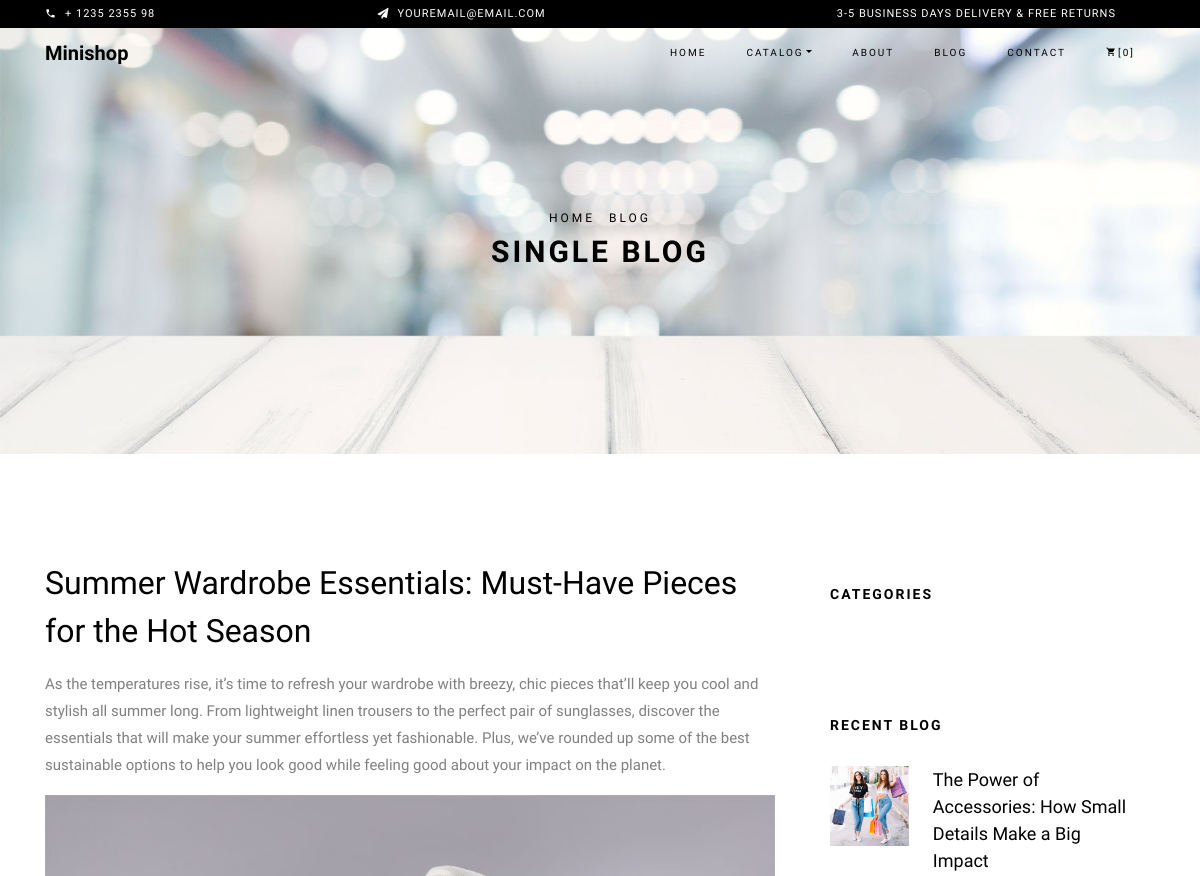
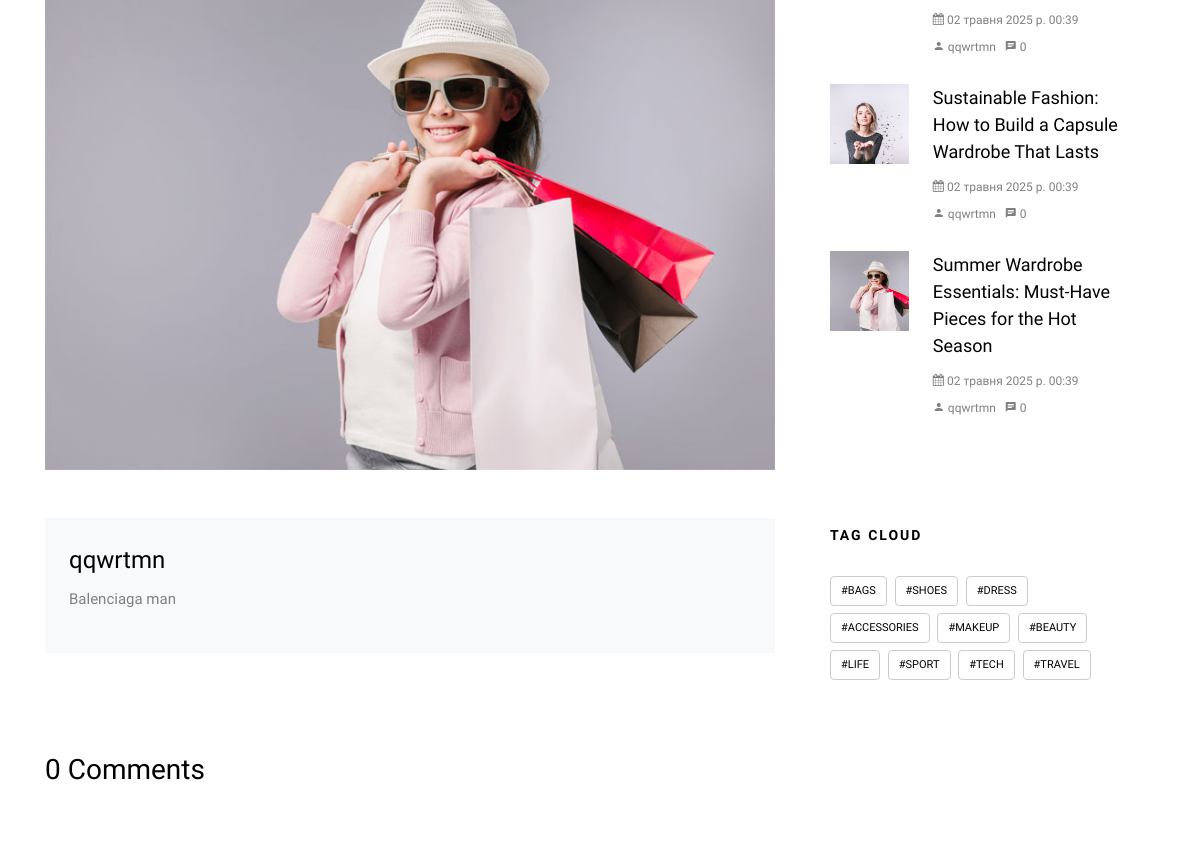
The app's page /blog/blog-single/Summer Wardrobe Essentials: Must-Have Pieces for the Hot Season (upper part), older data (2 pictures, top to bottom).
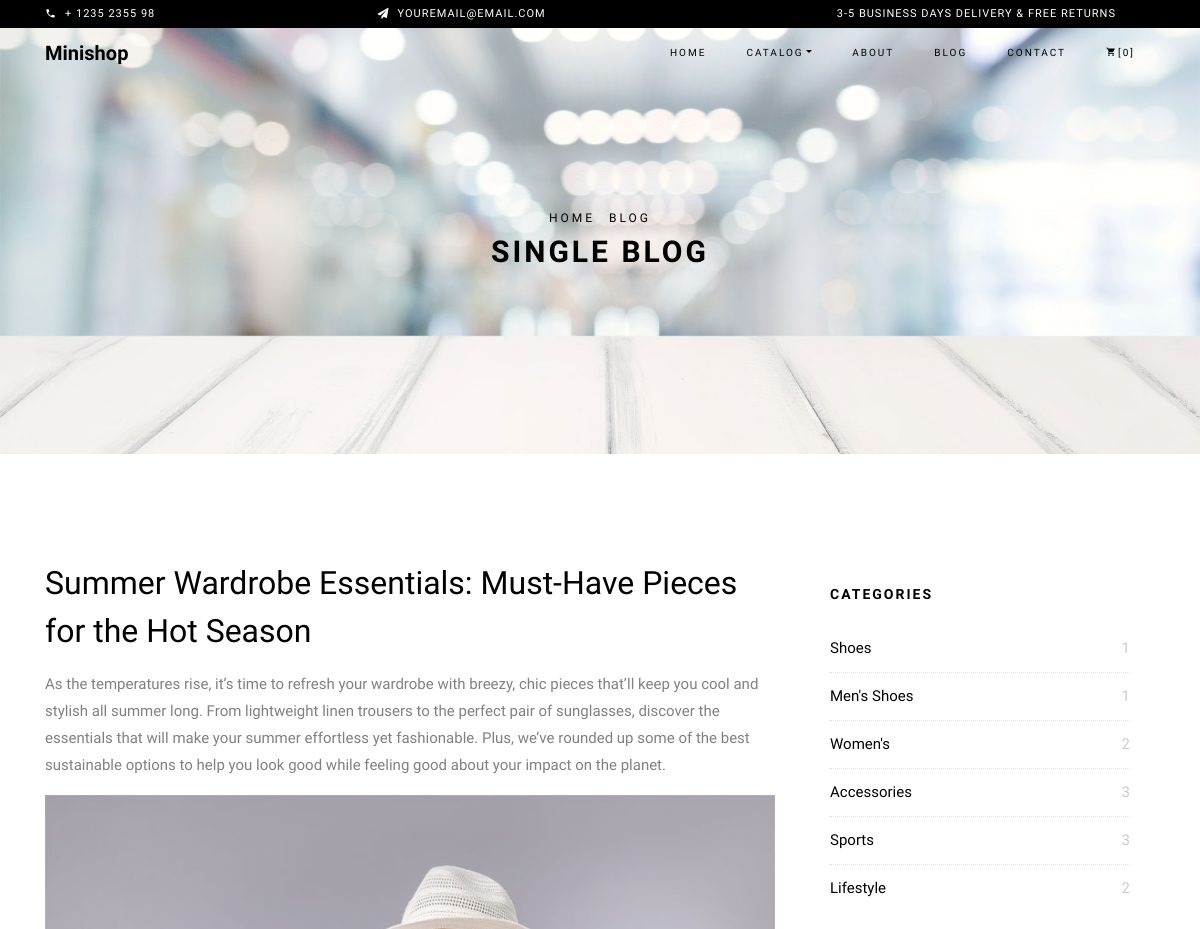
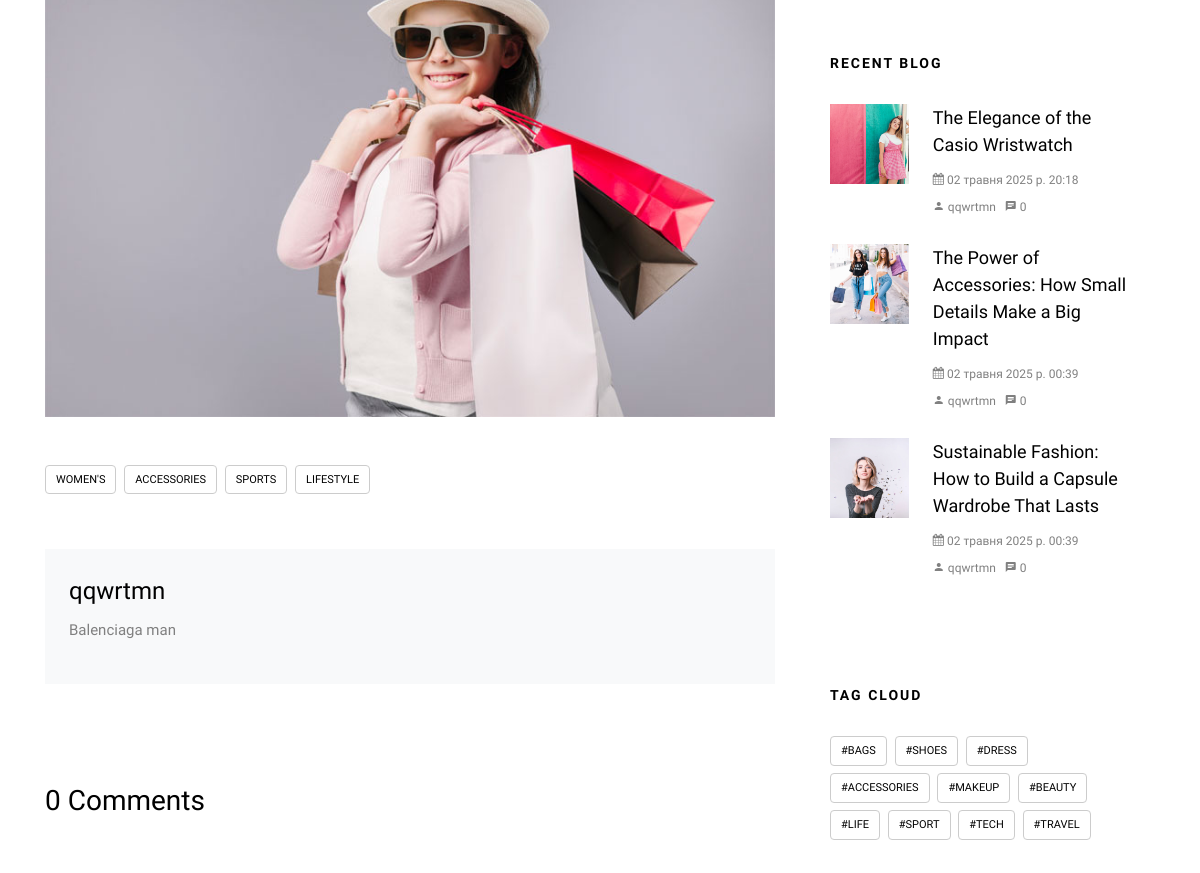
The same page, newer data (2 pictures, top to bottom).
### blog/models.py (models this page shows, shortened)
class Blogs(models.Model):
    name_text = models.CharField(verbose_name='назва блогу', max_length=70)
    desc = models.TextField(verbose_name='опис не повний')
    desc_all = models.TextField(verbose_name='опис повний',blank=True)
    comment = models.ManyToManyField(Comment,blank=True)
    user = models.ForeignKey(User,on_delete=models.CASCADE)
    date = models.DateTimeField(auto_now_add=True)
    tag = models.ManyToManyField(Tag)
    img = models.ImageField(verbose_name='картинка', blank=True, null=True)
    category = models.ManyToManyField(Category)
    def comment_count(self):
        return self.comment.count()

class User(models.Model):
    name = models.CharField(verbose_name="ім`я",max_length=15)
    desc = models.TextField(verbose_name='опис',max_length=400)
    def __str__(self):
        return self.name

class Tag(models.Model):
    name = models.CharField(max_length=30, verbose_name='Назва')
    slug = models.SlugField(unique=True, blank=True)
    class Meta:
        verbose_name = 'Тег'
        verbose_name_plural = 'Теги'

class Category(models.Model):
    name = models.CharField(verbose_name="ім`я",max_length=15)
    def category_count(self):
        return self.blogs_set.count()

### blog/views.py (the view, shortened to what this page needs)
# urls.py: path('blog-single/<str:name>',views.blog_single,name='blog-single'),
def blog_single(request,name):
    post = get_object_or_404(Blogs, name_text=name)
    blog = Blogs.objects.all()
    category = Category.objects.all()
    tag = Tag.objects.all()
    latest_blogs = Blogs.objects.order_by('-date')[:3]
    category_filter = request.GET.get('category', None)
    tag_filter = request.GET.get('tag', None)
    if category_filter:
        blog = blog.filter(category__id=category_filter)
    if tag_filter:
        blog = blog.filter(tag__id=tag_filter)
    comments = post.comment.all().order_by('-date')
    gallery = Gallery.objects.all()
    context = {
        'gallery': gallery,
        'post':post,
        'blogs':blog,
        'category': category,
        'tag': tag,
        'latest_blogs': latest_blogs,
        'comments':comments
    }
    return render(request, 'html_files/blog-single.html', context)

### templates/html_files/blog-single.html (shortened to what this page needs)
{% extends 'html_files/base.html' %}
{% load static %}
{% block content %}
<div class="hero-wrap hero-bread" style="background-image: url({% static 'blog/images/bg_6.jpg' %});">
  <div class="container">
    <div class="row no-gutters slider-text align-items-center justify-content-center">
      <div class="col-md-9 ftco-animate text-center">
        <p class="breadcrumbs">
          <span class="mr-2"><a href="{% url 'main_page:index' %}">Home</a></span>
          <span>Blog</span>
        </p>
        <h1 class="mb-0 bread">Single Blog</h1>
      </div>
    </div>
  </div>
</div>
<section class="ftco-section ftco-degree-bg">
  <div class="container">
    <div class="row">
      <div class="col-lg-8 ftco-animate">
        <h2 class="mb-3">{{ post.name_text }}</h2>
        <p>{{ post.desc }}</p>
        {% if post.img %}
        <p><img src="{{ post.img.url }}" alt="" class="img-fluid"></p>
        {% endif %}
        <div class="tag-widget post-tag-container mb-5 mt-5">
          <div class="tagcloud">
            {% for c in post.category.all %}
              <a href="{% url 'blog_page:blog' %}?category={{ c.id }}" class="tag-cloud-link">{{ c.name }}</a>
            {% endfor %}
          </div>
        </div>
        <div class="about-author d-flex p-4 bg-light">
          <div class="desc align-self-md-center">
            <h3>{{ post.user }}</h3>
            <p>{{ post.user.desc }}</p>
          </div>
        </div>
        <div class="pt-5 mt-5">
          <h3 class="mb-5">{{ post.comment_count }} Comments</h3>
        </div>
      </div>
      <div class="col-lg-4 sidebar ftco-animate">
        <div class="sidebar-box">
          <h3 class="heading">Categories</h3>
          <ul class="categories">
            {% for c in category.all %}
              <li><a href="{% url 'blog_page:blog' %}?category={{ c.id }}">{{ c.name }}<span>{{ c.category_count }}</span></a></li>
            {% endfor %}
          </ul>
        </div>
        <div class="sidebar-box">
          <h3 class="heading">Recent Blog</h3>
          {% for b in latest_blogs %}
          <div class="block-21 mb-4 d-flex">
            <a class="blog-img mr-4" style="background-image: url('{{ b.img.url }}');"></a>
            <div class="text">
              <h3 class="heading-1"><a href="{% url 'blog_page:blog-single' name=b.name_text %}">{{ b.name_text }}</a></h3>
              <div class="meta">
                <div><a href="{% url 'blog_page:blog-single' name=b.name_text %}"><span class="icon-calendar"></span> {{ b.date }}</a></div>
                <div><a href="{% url 'blog_page:blog-single' name=b.name_text %}"><span class="icon-person"></span> {{ b.user }}</a></div>
                <div><a href="{% url 'blog_page:blog-single' name=b.name_text %}"><span class="icon-chat"></span> {{ b.comment_count }}</a></div>
              </div>
            </div>
          </div>
          {% endfor %}
        </div>
        <div class="sidebar-box">
          <h3 class="heading">Tag Cloud</h3>
          <div class="tagcloud">
            {% for t in tag.all %}
              <a href="{% url 'blog_page:blog' %}?category={{ t.id }}" class="tag-cloud-link">{{ t.name }}</a>
            {% endfor %}
          </div>
        </div>
      </div>
    </div>
  </div>
</section>
{% endblock %}

Row changes from the older to the newer data that the page shows:
no longer on one of the page's lists (row unchanged): Blogs: name_text "Summer Wardrobe Essentials: Must-Have Pieces for the Hot Season", date "02 травня 2025 р. 00:39", user "qqwrtmn", comment_count "0"
added Category: name "WOMEN'S", name "Women's", category_count "2"
added Category: name "ACCESSORIES", name "Accessories", category_count "3"
added Category: name "SPORTS", name "Sports", category_count "3"
added Category: name "LIFESTYLE", name "Lifestyle", category_count "2"
added Category: name "Shoes", category_count "1", shown under "CATEGORIES"
added Category: name "Men's Shoes", category_count "1", shown under "CATEGORIES"
added Blogs: img (picture), name_text "The Elegance of the Casio Wristwatch", date "02 травня 2025 р. 20:18", user "qqwrtmn", comment_count "0"
